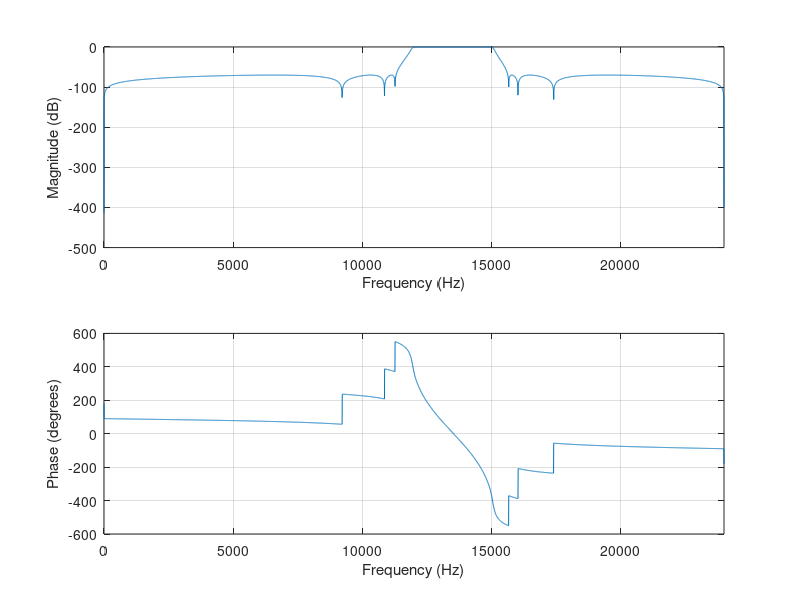

Source code (MATLAB):
% Author: ECE486 Spring 2015 Lab Group 2
% Author: Jacob Allenwood, Travis Russell, Jeremiah Simonsen

% elliptical filters give lowest order, so they are used by default

Fs = 48e3; % sampling frequency
Wp = [12e3 15e3]; % enter the pass band frequencies (2 for BP, 1 for LP/HP)
Ws = [11.2e3 16e3]; % enter the stop band frequencies (same as above)
Rp = 0.1; % enter pass band ripple in dB
Rs = 70; % enter stop band ripple
[N, Wp] = ellipord(Wp/Fs*2, Ws/Fs*2, Rp, Rs); % find filter order
[b,a] = ellip(N, Rp, Rs, Wp); % find filter
freqz(b,a,1024*4,Fs) % plot it

